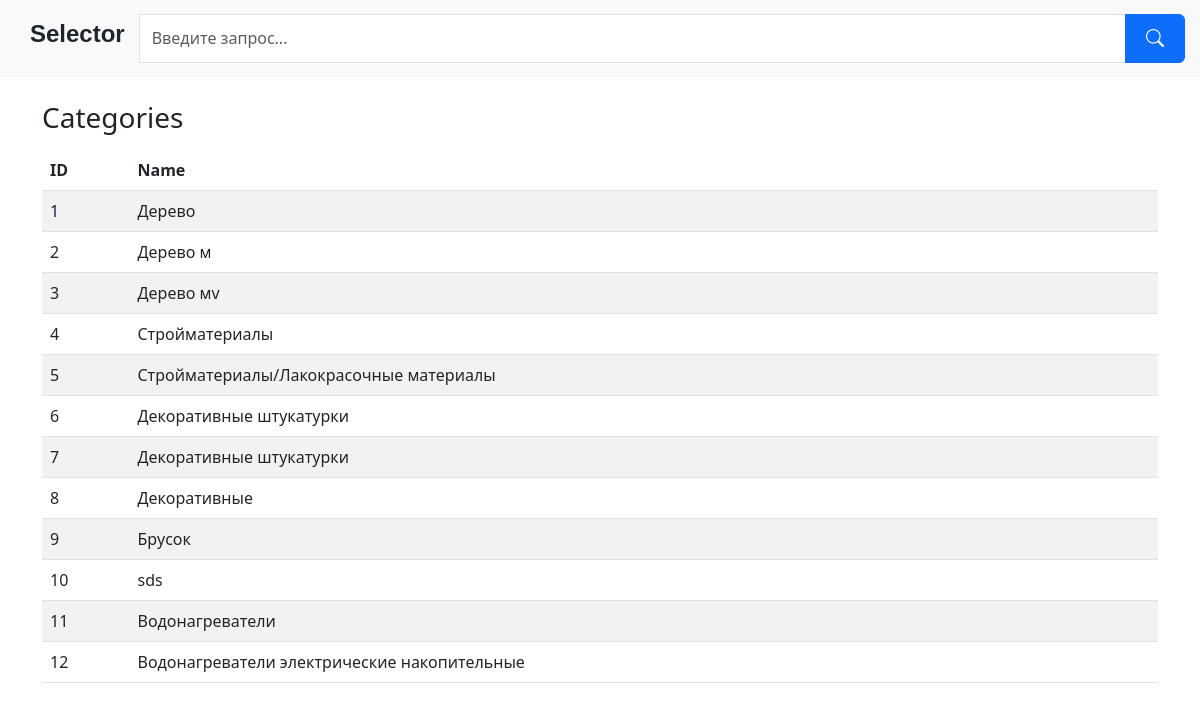
The page /categories on the database its author committed.
### App/models/category.py (models this page shows, shortened)
class Category(models.Model):
    id = models.AutoField(primary_key=True)
    name = models.CharField(max_length=100, verbose_name="Наименование категории",
        unique=True,
        error_messages={
            'unique': "Категория с таким наименованием уже существует!"
        })
    parent_category_id = models.ForeignKey('self', null=True, blank=True, on_delete=models.CASCADE)
    objects = models.Manager()
    class Meta:
        verbose_name = "Категория"
        verbose_name_plural = "Категория"

### App/views/category.py (the view)
# urls.py: path('categories', views.category_list, name='category_list'),
def category_list(request):
    categories = Category.objects.all()
    return render(request, 'category/categories.html', {'categories': categories})

### App/templates/category/categories.html
{% extends 'base.html' %}
{% block content %}
  <div class="container">
    <h1 class="h3 mt-4 mb-3">Categories</h1>
    {% if categories %}
      <table class="table table-striped">
        <thead>
          <tr>
            <th scope="col">ID</th>
            <th scope="col">Name</th>
          </tr>
        </thead>
        <tbody>
          {% for category in categories %}
            <tr>
              <td>{{ category.id }}</td>
              <td>{{ category.name }}</td>
            </tr>
          {% endfor %}
        </tbody>
      </table>
    {% else %}
      <p>No categories found.</p>
    {% endif %}
  </div>
{% endblock %}

### rows shown on the page
Category: id "1", name "Дерево"
Category: id "2", name "Дерево м"
Category: id "3", name "Дерево мv"
Category: id "4", name "Стройматериалы"
Category: id "5", name "Стройматериалы/Лакокрасочные материалы"
Category: id "6", name "Декоративные штукатурки"
Category: id "7", name "Декоративные штукатурки"
Category: id "8", name "Декоративные"
Category: id "9", name "Брусок"
Category: id "10", name "sds"
Category: id "11", name "Водонагреватели"
Category: id "12", name "Водонагреватели электрические накопительные"
